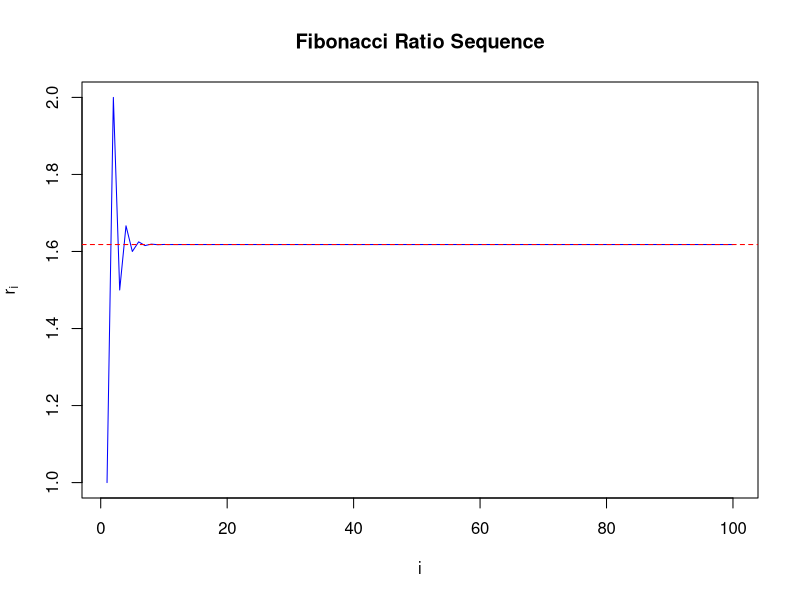
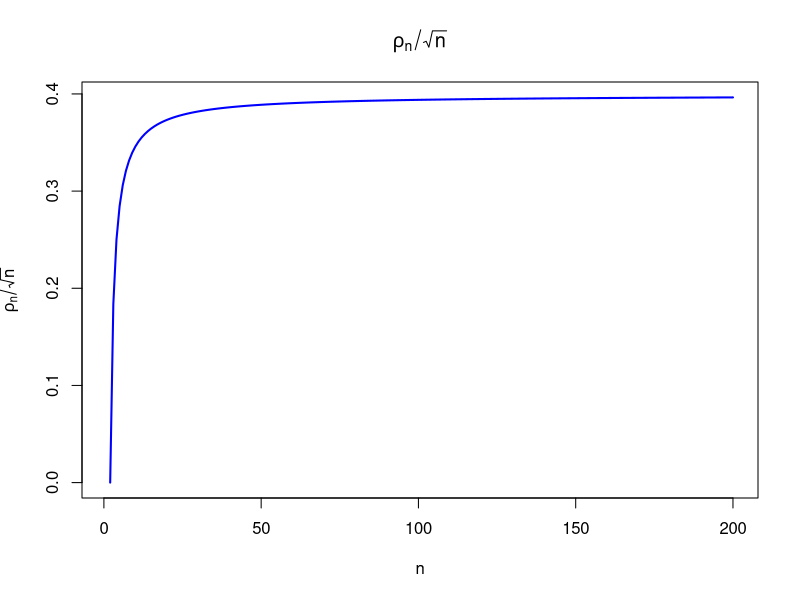
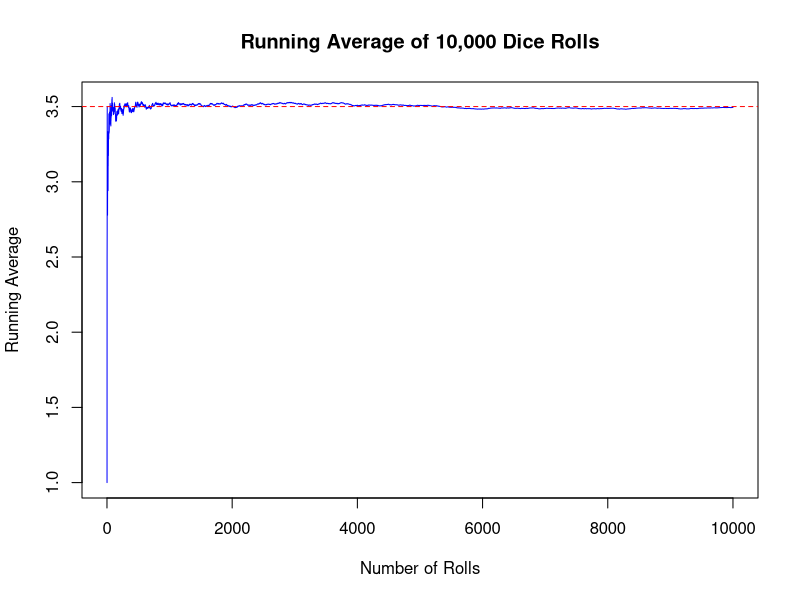
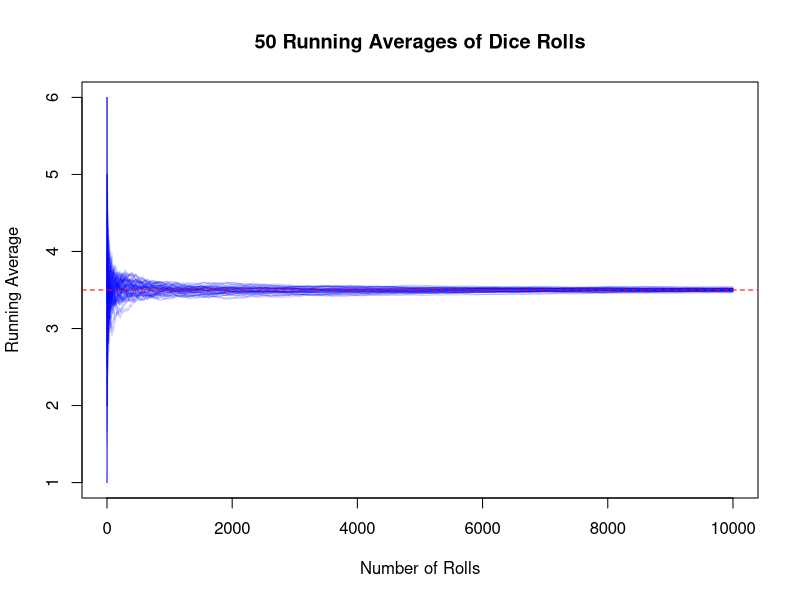
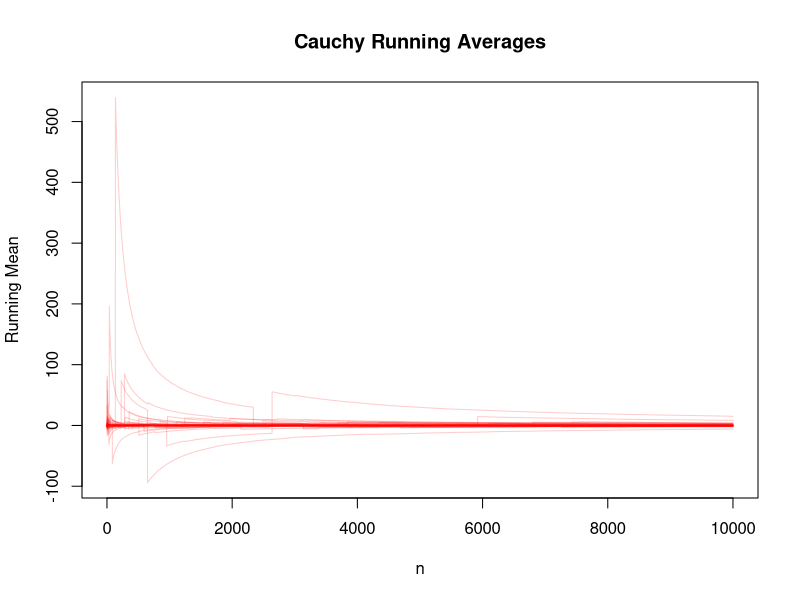
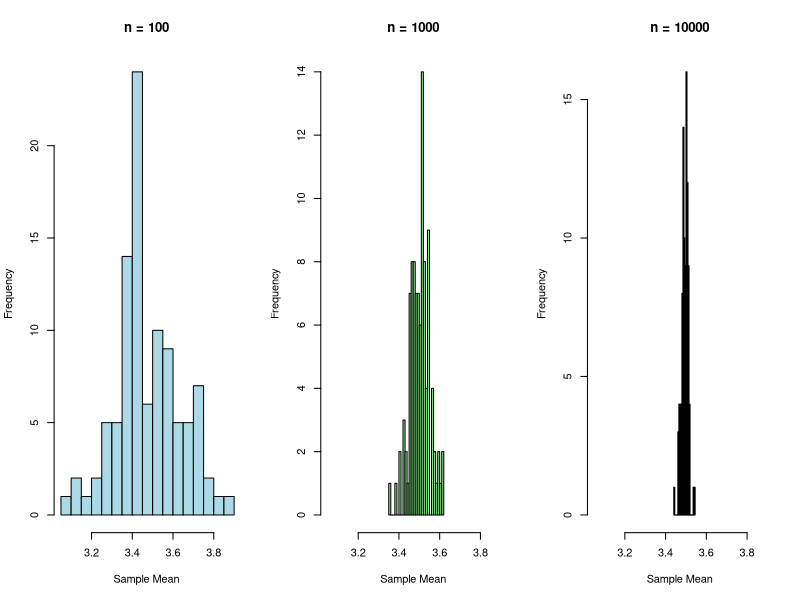
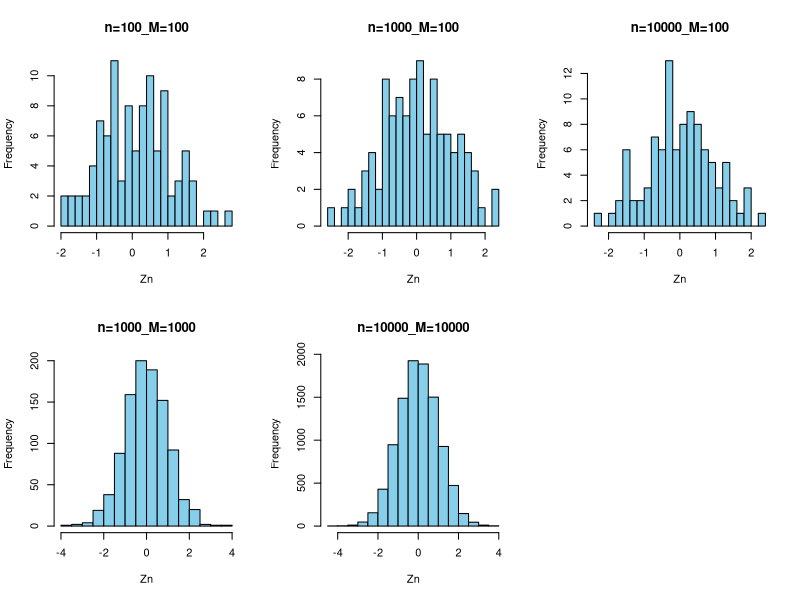

These figures' R source, in order:
## ---- chunk 1
knitr::opts_chunk$set(echo = TRUE)
## ---- chunk 2
fib_ratio_for <- function(n) {
  fib <- numeric(n + 1)
  fib[1] <- 1
  fib[2] <- 1
  for (i in 3:(n + 1)) {
    fib[i] <- fib[i - 1] + fib[i - 2]
  }
  return(fib[2:(n + 1)] / fib[1:n])
}
print(fib_ratio_for(10))
## ---- chunk 3
fib_ratio_while <- function(n){
  fib1 <- numeric(n + 1)
  fib1[1] <- 1
  fib1[2] <- 1
  i <- 3
  while (i <= (n+1)){
    fib1[i] <- fib1[i - 1] + fib1[i - 2]
    i <- i+1
  }
  return(fib1[2:(n + 1)] / fib1[1:n])
}
print(fib_ratio_while(20))
## ---- chunk 4
library(microbenchmark)

benchmark <- microbenchmark(
  fib_ratio_for_200 = fib_ratio_for(200),
  fib_ratio_while_200 = fib_ratio_while(200),
  fib_ratio_for_2000 = fib_ratio_for(2000),
  fib_ratio_while_2000 = fib_ratio_while(2000)
)
summary(benchmark)
## ---- chunk 5
ratios <- fib_ratio_for(100)
plot(ratios, type = "l", col = "blue", main = "Fibonacci Ratio Sequence",
     xlab = "i", ylab = expression(r[i]))
abline(h = (1 + sqrt(5)) / 2, col = "red", lty = 2)
## ---- chunk 6
rho_n <- function(n) {
  gamma((n - 1) / 2) / (gamma(1 / 2) * gamma((n - 2) / 2))
}
## ---- chunk 7
rho_n(2000)
## ---- chunk 8
rho_n_stable <- function(n) {
  log_rho <- lgamma((n - 1) / 2) - (lgamma(1 / 2) + lgamma((n - 2) / 2))
  exp(log_rho)
}
## ---- chunk 9
rho_n_stable(2000)
## ---- chunk 10
n_vals <- 1:200
ratios <- sapply(n_vals, function(n) rho_n_stable(n) / sqrt(n))

plot(n_vals, ratios, type = "l", col = "blue", lwd = 2,
     main = expression(rho[n] / sqrt(n)),
     xlab = "n", ylab = expression(rho[n] / sqrt(n)))
## ---- chunk 11
n <- 10000
rolls <- sample(1:6, n, replace = TRUE)
running_avg <- cumsum(rolls) / (1:n)
## ---- chunk 12
plot(running_avg, type = "l", col = "blue",
     main = "Running Average of 10,000 Dice Rolls",
     xlab = "Number of Rolls", ylab = "Running Average")
abline(h = 3.5, col = "red", lty = 2)
## ---- chunk 13
M <- 50
paths <- matrix(NA, nrow = n, ncol = M)

for (i in 1:M) {
  rolls <- sample(1:6, n, replace = TRUE)
  paths[, i] <- cumsum(rolls) / (1:n)
}
## ---- chunk 14
matplot(paths, type = "l", lty = 1, col = rgb(0, 0, 1, 0.2),
        xlab = "Number of Rolls", ylab = "Running Average",
        main = "50 Running Averages of Dice Rolls")
abline(h = 3.5, col = "red", lty = 2)
## ---- chunk 15
epsilon <- 0.01
max_iter <- 1e6

rolls_matrix <- matrix(sample(1:6, max_iter * M, replace = TRUE), nrow = max_iter, ncol = M)
running_avg <- matrix(NA, nrow = max_iter, ncol = M)

running_avg[1, ] <- rolls_matrix[1, ]
j <- 2
prop_in <- 0

while (j <= max_iter && prop_in < 0.95) {
  running_avg[j, ] <- (running_avg[j - 1, ] * (j - 1) + rolls_matrix[j, ]) / j
  prop_in <- mean(abs(running_avg[j, ] - 3.5) <= epsilon)
  j <- j + 1
}

cat("Stopped at n =", j - 1, "with proportion in range:", round(prop_in, 3))
## ---- chunk 16
cauchy_paths <- matrix(NA, nrow = n, ncol = M)

for (i in 1:M) {
  x <- rcauchy(n)
  cauchy_paths[, i] <- cumsum(x) / (1:n)
}
## ---- chunk 17
matplot(cauchy_paths, type = "l", lty = 1, col = rgb(1, 0, 0, 0.2),
        main = "Cauchy Running Averages",
        xlab = "n", ylab = "Running Mean")
## ---- chunk 18
get_means <- function(n, M) {
  replicate(M, mean(sample(1:6, n, replace = TRUE)))
}

means_100 <- get_means(100, 100)
means_1000 <- get_means(1000, 100)
means_10000 <- get_means(10000, 100)
## ---- chunk 19
x_limits <- range(c(means_100, means_1000, means_10000))

par(mfrow = c(1, 3))
hist(means_100, main = "n = 100", xlab = "Sample Mean", col = "lightblue",
     breaks = 20, xlim = x_limits)
hist(means_1000, main = "n = 1000", xlab = "Sample Mean", col = "lightgreen",
     breaks = 20, xlim = x_limits)
hist(means_10000, main = "n = 10000", xlab = "Sample Mean", col = "lightpink",
     breaks = 20, xlim = x_limits)
## ---- chunk 20
simulate_Zn <- function(n, M, mu = 3.5, sigma = sqrt(35/12)) {
  replicate(M, {
    x <- sample(1:6, n, replace = TRUE)
    (mean(x) - mu) / (sigma / sqrt(n))
  })
}

Z_data <- list(
  "n=100_M=100" = simulate_Zn(100, 100),
  "n=1000_M=100" = simulate_Zn(1000, 100),
  "n=10000_M=100" = simulate_Zn(10000, 100),
  "n=1000_M=1000" = simulate_Zn(1000, 1000),
  "n=10000_M=10000" = simulate_Zn(10000, 10000)
)
## ---- chunk 21
par(mfrow = c(2, 3))
for (name in names(Z_data)) {
  hist(Z_data[[name]], main = name, xlab = "Zn", breaks = 20, col = "skyblue")
}
## ---- chunk 22
cross_val_rmse <- function(df, n_splits=4) {
  test_indices <- split(1:nrow(df), cut(seq_along(1:nrow(df)), breaks=n_splits, labels=FALSE))
  rmse <- numeric(n_splits)
  for (i in seq_along(test_indices)) {
    train <- df[-test_indices[[i]], ]
    test <- df[test_indices[[i]], ]
    model <- lm(y ~ x, data=train)
    pred <- predict(model, test)
    rmse[i] <- sqrt(mean((pred - test$y)^2))}
  return(rmse)}
## ---- chunk 23
kwtest <- function (x, g, ...) 
{
    if (is.list(x)) {
        if (length(x) < 2L) 
            stop("'x' must be a list with at least 2 elements")
        if (!missing(g)) 
            warning("'x' is a list, so ignoring argument 'g'")
        if (!all(sapply(x, is.numeric))) 
            warning("some elements of 'x' are not numeric and will be coerced to numeric")
        k <- length(x)
        l <- lengths(x)
        if (any(l == 0L)) 
            stop("all groups must contain data")
        g <- factor(rep.int(seq_len(k), l))
        x <- unlist(x)
    }
    else {
        if (length(x) != length(g)) 
            stop("'x' and 'g' must have the same length")
        g <- factor(g)
        k <- nlevels(g)
        if (k < 2L) 
            stop("all observations are in the same group")
    }
    n <- length(x)
    if (n < 2L) 
        stop("not enough observations")
    r <- rank(x)
    TIES <- table(x)
    STATISTIC <- sum(tapply(r, g, sum)^2/tapply(r, g, length))
    STATISTIC <- ((12 * STATISTIC/(n * (n + 1)) - 3 * (n + 1))/(1 - 
        sum(TIES^3 - TIES)/(n^3 - n)))
    PARAMETER <- k - 1L
    PVAL <- pchisq(STATISTIC, PARAMETER, lower.tail = FALSE)
    names(STATISTIC) <- "Kruskal-Wallis chi-squared"
    names(PARAMETER) <- "df"
    RVAL <- list(statistic = STATISTIC, parameter = PARAMETER, 
        p.value = PVAL, method = "Kruskal-Wallis rank sum test")
    return(RVAL)
}
## ---- chunk 24
#1. define null and and alternative hypothesis
#2. check the data ensuring theres values and group labels and they’re in the right format
#3. state the level of alpha (e.g. 0.05, 0.01, etc.)
#4. calculate the degrees of freedom
#5. state the decision rule (using the degrees of freedom and alpha score, we get the threshold)
#6. combine all the data and rank them from smallest to largest. If there’s ties they get avg rank (R does it by default).
#7. then the group rank sums: count how many values and add up the ranks
#8. calculate test statistic H:
#   1.  H = (12 / (N*(N+1))) * SUM(results from step 4) -3*(N+1)
#9. if ties exist (same values across groups), adjust the ranking method to account for them
#10. use chi-squared distribution and the num of groups to get the p
#11. state results: if chi-square > decision rule, reject null hypothesis
#   1. else: accept null hypothesis"
## ---- chunk 25
#calling kwtest with a list
list1 <- list(
  group1 = c(3, 5, 4),
  group2 = c(8, 9, 7),
  group3 = c(2, 1, 6)
)

result_list <- kwtest(list1)
result_list
## ---- chunk 26
#calling it with vectors
x_vector <- c(3, 5, 4, 8, 9, 7, 2, 1, 6)
g_vector <- factor(c(1,1,1,2,2,2,3,3,3))

result_vector <- kwtest(x_vector, g_vector)
result_vector
## ---- chunk 27
fast_kw <- function(x, g) {
  if (is.list(x)) {
    if (length(x) < 2L)
      stop("'x' must be a list with at least 2 elements")
    if (!missing(g))
      warning("'x' is a list, so ignoring argument 'g'")
    if (!all(sapply(x, is.numeric)))
      warning("some elements of 'x' are not numeric and will be coerced to numeric")
    
    k <- length(x)
    l <- lengths(x)
    if (any(l == 0L))
      stop("all groups must contain data")
    
    g <- factor(rep.int(seq_len(k), l))
    x <- unlist(x)
  }
  else {
    if (length(x) != length(g))
      stop("'x' and 'g' must have the same length")
    
    g <- factor(g)
    k <- nlevels(g)
    if (k < 2L)
      stop("all observations are in the same group")
  }
  
  n <- length(x)
  
  #get ranks
  r <- rank(x)
  
  #calculate group rank sums and sizes
  rank_sums <- tapply(r, g, sum)
  group_sizes <- tapply(r, g, length)
  
  #calculate H
  H <- (12/(n*(n+1))) * sum(rank_sums^2/group_sizes) - 3*(n+1)
  
  return(H)
}
## ---- chunk 28
set.seed(1234)
m <- 1000 # number of repetitions
n <- 50   # number of individuals
X <- matrix(rt(m * n, df = 10), nrow = m)
grp <- rep(1:3, c(20, 20, 10))
## ---- chunk 29
kw_multiple_tests <- function(X, g) {
  #check if input is correct
  if (!is.matrix(X)) stop("X must be a matrix")
  if (ncol(X) != length(g)) stop("number of columns in X must match length of g")
  if (length(unique(g)) < 2) stop("need at least 2 groups")
  
  #store results in the results vector
  results <- numeric(nrow(X))
  
  #loop over rows and create results
  for (i in 1:nrow(X)) {
    results[i] <- kruskal.test(X[i, ], g)$statistic
  }
  
  return(results)
}
## ---- chunk 30
kwtest2 <- function(X, g) {
  #check if input is correct
  if (!is.matrix(X))
    stop("X must be a matrix")
  if (ncol(X) != length(g))
    stop("number of columns in X must match length of g")
  if (length(unique(g)) < 2)
    stop("need at least 2 groups")
  
  #store results in the results vector
  results <- numeric(nrow(X))
  
  #loop over rows and create results
  for (i in 1:nrow(X)) {
    results[i] <- kwtest(X[i, ], g)$statistic
  }
  
  return(results)
}
## ---- chunk 31
if (!require("microbenchmark")) install.packages("microbenchmark")
library(microbenchmark)

bench_results <- microbenchmark(
  original_kw = {
    sapply(1:nrow(X), function(i) kwtest(X[i,], grp)$statistic)
  },
  fast_kw = {
    sapply(1:nrow(X), function(i) fast_kw(X[i,], grp))
  },
  times = 3
)

bench_results
## ---- chunk 32
fast_kw_vectorized <- function(x, g) {
  #check for matrix input
  if (is.matrix(x)) {
    if (missing(g)) stop("for matrix input, group vector 'g' must be provided")
    if (ncol(x) != length(g)) stop("number of columns in x must match length of g")
    
    #vectorization of ranks
    ranks <- t(apply(x, 1, rank))
    
    g <- as.factor(g)
    k <- nlevels(g)
    n <- ncol(x)
    
    group_sums <- matrix(0, nrow = nrow(x), ncol = k)
    group_counts <- tabulate(g)
    
    for (i in seq_len(k)) {
      group_cols <- which(g == levels(g)[i])
      group_sums[, i] <- rowSums(ranks[, group_cols, drop = FALSE])
    }
    
    H <- (12/(n*(n+1))) * rowSums(group_sums^2/group_counts) - 3*(n+1)
    return(H)
  }
  
  if (is.list(x)) {
    if (length(x) < 2L)
      stop("'x' must be a list with at least 2 elements")
    if (!missing(g))
      warning("'x' is a list, so ignoring argument 'g'")
    if (!all(sapply(x, is.numeric)))
      warning("some elements of 'x' are not numeric and will be coerced to numeric")
    
    k <- length(x)
    l <- lengths(x)
    if (any(l == 0L))
      stop("all groups must contain data")
    
    g <- factor(rep.int(seq_len(k), l))
    x <- unlist(x)
  } else {
    if (length(x) != length(g))
      stop("'x' and 'g' must have the same length")
    
    g <- factor(g)
    k <- nlevels(g)
    if (k < 2L)
      stop("all observations are in the same group")
  }
  
  n <- length(x)

  #get ranks
  r <- rank(x)

  #calculate group rank sums and sizes
  rank_sums <- tapply(r, g, sum)
  group_sizes <- tapply(r, g, length)

  #calculate H
  H <- (12/(n*(n+1))) * sum(rank_sums^2/group_sizes) - 3*(n+1)
  
  return(H)}
## ---- chunk 33
bench_results2 <- microbenchmark(
  original = {
    sapply(1:nrow(X), function(i) kwtest(X[i,], grp)$statistic)
  },
  fast = {
    sapply(1:nrow(X), function(i) fast_kw(X[i,], grp))
  },
  vectorized = {
    fast_kw_vectorized(X, grp)
  },
  times = 3)

bench_results2
